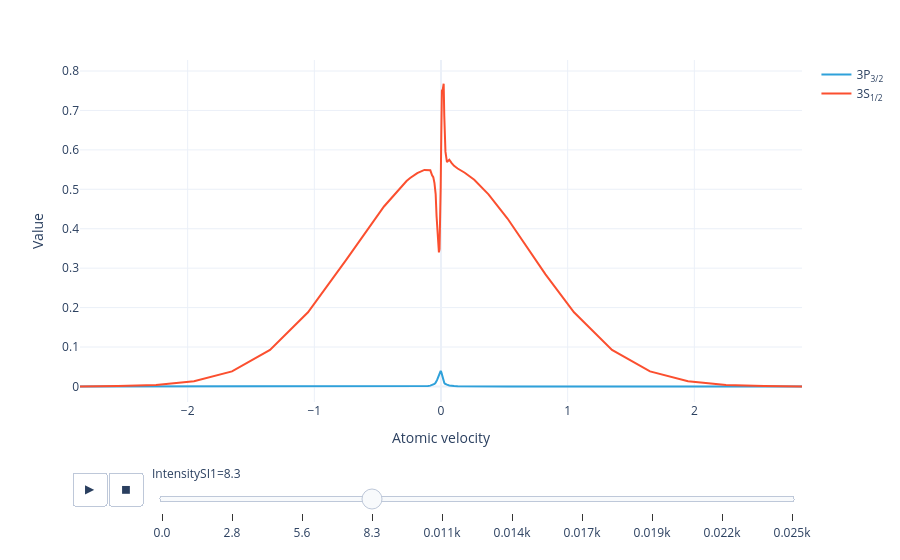

Notebook cell for this chart:
### Markdown cell above
Animate the level population distribution as a function of repump intensity:

### Code cell
model.level_population_distribution(sol).visualize()

### Figure 1 — Plotly figure (JSON) as saved in the notebook; plotly's stock layout.template omitted (floating-point values rounded to 4 significant figures)
{"data": [{"hovertemplate": "Level=3P<sub>3/2</sub><br>IntensitySI1=0.0<br>Atomic velocity=%{x}<br>Value=%{y}<extra></extra>", "legendgroup": "3P<sub>3/2</sub>", "line": {"color": "#2fa1da", "dash": "solid"}, "marker": {"symbol": "circle"}, "mode": "lines", "name": "3P<sub>3/2</sub>", "orientation": "v", "showlegend": true, "type": "scatter", "x": [-2.85, -2.55, -2.25, -1.95, -1.65, -1.35, -1.05, -0.75, -0.45, -0.2906, -0.2719, -0.2438, -0.1875, -0.1313, -0.1031, -0.08438, -0.07031, -0.06094, -0.05156, -0.04219, -0.03516, -0.03047, -0.02578, -0.02109, -0.01641, -0.01172, -0.007031, -0.002344, 0.002344, 0.007031, 0.01406, 0.02109, 0.02578, 0.03047, 0.03516, 0.04687, 0.06562, 0.08437, 0.1031, 0.1312, 0.1875, 0.2625, 0.375, 0.525, 0.675, 0.825, 1.05, 1.35, 1.65, 1.95, 2.25, 2.55, 2.85], "xaxis": "x", "y": [6.667e-10, 3.863e-09, 1.934e-08, 8.436e-08, 3.249e-07, 1.128e-06, 3.65e-06, 1.182e-05, 4.59e-05, 0.0001245, 0.0001443, 0.0001833, 0.0003251, 0.000721, 0.00126, 0.002041, 0.003117, 0.004419, 0.006474, 0.00987, 0.01301, 0.01659, 0.02081, 0.02565, 0.03082, 0.03562, 0.03893, 0.03938, 0.03627, 0.03033, 0.01888, 0.01292, 0.009266, 0.007206, 0.006097, 0.004629, 0.0026, 0.001449, 0.0009228, 0.0005827, 0.000323, 0.0001641, 7.439e-05, 3.301e-05, 1.672e-05, 9.003e-06, 3.737e-06, 1.148e-06, 3.295e-07, 8.532e-08, 1.952e-08, 3.894e-09, 6.711e-10], "yaxis": "y"}, {"hovertemplate": "Level=3S<sub>1/2</sub><br>IntensitySI1=0.0<br>Atomic velocity=%{x}<br>Value=%{y}<extra></extra>", "legendgroup": "3S<sub>1/2</sub>", "line": {"color": "#fb4f2f", "dash": "solid"}, "marker": {"symbol": "circle"}, "mode": "lines", "name": "3S<sub>1/2</sub>", "orientation": "v", "showlegend": true, "type": "scatter", "x": [-2.85, -2.55, -2.25, -1.95, -1.65, -1.35, -1.05, -0.75, -0.45, -0.2906, -0.2719, -0.2438, -0.1875, -0.1313, -0.1031, -0.08438, -0.07031, -0.06094, -0.05156, -0.04219, -0.03516, -0.03047, -0.02578, -0.02109, -0.01641, -0.01172, -0.007031, -0.002344, 0.002344, 0.007031, 0.01406, 0.02109, 0.02578, 0.03047, 0.03516, 0.04687, 0.06562, 0.08437, 0.1031, 0.1312, 0.1875, 0.2625, 0.375, 0.525, 0.675, 0.825, 1.05, 1.35, 1.65, 1.95, 2.25, 2.55, 2.85], "xaxis": "x", "y": [0.0001862, 0.0009191, 0.0038, 0.01315, 0.03812, 0.09253, 0.1881, 0.3202, 0.4564, 0.5151, 0.5211, 0.5286, 0.5412, 0.5493, 0.5493, 0.5482, 0.5357, 0.531, 0.5156, 0.488, 0.4321, 0.4122, 0.3846, 0.3572, 0.3401, 0.3485, 0.4006, 0.5056, 0.6397, 0.7499, 0.7535, 0.7679, 0.6867, 0.6297, 0.5956, 0.5691, 0.5751, 0.5666, 0.5594, 0.5528, 0.5421, 0.5241, 0.4872, 0.4259, 0.3559, 0.2845, 0.1881, 0.09253, 0.03812, 0.01315, 0.0038, 0.0009192, 0.0001862], "yaxis": "y"}], "layout": {"legend": {"title": {}, "tracegroupgap": 0}, "margin": {"t": 60}, "sliders": [{"active": 3, "currentvalue": {"prefix": "IntensitySI1="}, "len": 0.9, "pad": {"b": 10, "t": 60}, "steps": [{"args": [["0.0"], {"frame": {"duration": 0, "redraw": false}, "fromcurrent": true, "mode": "immediate", "transition": {"duration": 0, "easing": "linear"}}], "label": "0.0", "method": "animate"}, {"args": [["2.7777777777777777"], {"frame": {"duration": 0, "redraw": false}, "fromcurrent": true, "mode": "immediate", "transition": {"duration": 0, "easing": "linear"}}], "label": "2.8", "method": "animate"}, {"args": [["5.555555555555555"], {"frame": {"duration": 0, "redraw": false}, "fromcurrent": true, "mode": "immediate", "transition": {"duration": 0, "easing": "linear"}}], "label": "5.6", "method": "animate"}, {"args": [["8.333333333333332"], {"frame": {"duration": 0, "redraw": false}, "fromcurrent": true, "mode": "immediate", "transition": {"duration": 0, "easing": "linear"}}], "label": "8.3", "method": "animate"}, {"args": [["11.11111111111111"], {"frame": {"duration": 0, "redraw": false}, "fromcurrent": true, "mode": "immediate", "transition": {"duration": 0, "easing": "linear"}}], "label": "0.011k", "method": "animate"}, {"args": [["13.88888888888889"], {"frame": {"duration": 0, "redraw": false}, "fromcurrent": true, "mode": "immediate", "transition": {"duration": 0, "easing": "linear"}}], "label": "0.014k", "method": "animate"}, {"args": [["16.666666666666664"], {"frame": {"duration": 0, "redraw": false}, "fromcurrent": true, "mode": "immediate", "transition": {"duration": 0, "easing": "linear"}}], "label": "0.017k", "method": "animate"}, {"args": [["19.444444444444443"], {"frame": {"duration": 0, "redraw": false}, "fromcurrent": true, "mode": "immediate", "transition": {"duration": 0, "easing": "linear"}}], "label": "0.019k", "method": "animate"}, {"args": [["22.22222222222222"], {"frame": {"duration": 0, "redraw": false}, "fromcurrent": true, "mode": "immediate", "transition": {"duration": 0, "easing": "linear"}}], "label": "0.022k", "method": "animate"}, {"args": [["25.0"], {"frame": {"duration": 0, "redraw": false}, "fromcurrent": true, "mode": "immediate", "transition": {"duration": 0, "easing": "linear"}}], "label": "0.025k", "method": "animate"}], "x": 0.1, "xanchor": "left", "y": 0, "yanchor": "top"}], "updatemenus": [{"buttons": [{"args": [null, {"frame": {"duration": 300, "redraw": false}, "fromcurrent": true, "mode": "immediate", "transition": {"duration": 0, "easing": "linear"}}], "label": "&#9654;", "method": "animate"}, {"args": [[null], {"frame": {"duration": 0, "redraw": false}, "fromcurrent": true, "mode": "immediate", "transition": {"duration": 0, "easing": "linear"}}], "label": "&#9724;", "method": "animate"}], "direction": "left", "pad": {"r": 10, "t": 70}, "showactive": false, "type": "buttons", "x": 0.1, "xanchor": "right", "y": 0, "yanchor": "top"}], "xaxis": {"anchor": "y", "domain": [0, 1], "title": {"text": "Atomic velocity"}}, "yaxis": {"anchor": "x", "domain": [0, 1], "range": [-0.03943, 0.8279], "title": {"text": "Value"}}}}
